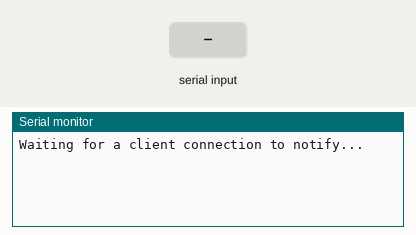
Recording of a sketch running on a simulated ESP32. On the bench: the last lines printed to the serial monitor. The test bench sets the inputs (shaded band). I2S audio is not simulated (input reads silence); nothing arrives over Bluetooth unless stated; a phone connects over Bluetooth LE 3 s after start.

Above: at 1.2 s.
1.3 s: "90,45\n" received over Serial
At 2.4 s:
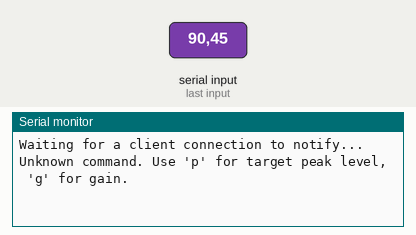
4.3 s: "p90\n" received over Serial
At 5.5 s:
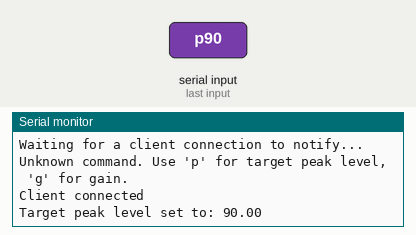
5.8 s: "g90\n" received over Serial
At 7.2 s:
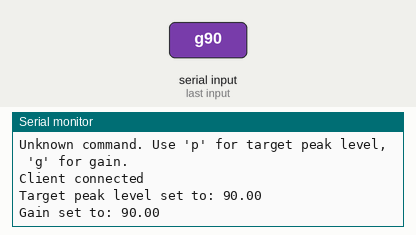

The sketch:

clear-audio-rec.ino
```cpp
#include <BLEDevice.h>
#include <BLEServer.h>
#include <BLEUtils.h>
#include <BLE2902.h>
#include <driver/i2s.h>
#include <math.h>

BLEServer* pServer = NULL;
BLECharacteristic* pCharacteristic = NULL;

bool deviceConnected = false;
uint8_t audioData[6144]; // Buffer to hold the complete audio data
size_t receivedBytes = 0;

#define SERVICE_UUID "4fafc201-1fb5-459e-8fcc-c5c9c331914b"
#define CHARACTERISTIC_UUID "beb5483e-36e1-4688-b7f5-ea07361b26a8"

// Volume Normalization Parameters
float targetPeak = 30000.0; // Target peak level for the audio signal
// Gain Control Parameter
float gain = 1.0; // Initial gain

// Noise Reduction Parameters
int16_t noiseProfile[6144] = {0}; // Noise profile to be subtracted from the audio signal
bool noiseProfileCaptured = false;
const int noiseCaptureDuration = 5000; // Duration to capture noise profile in milliseconds
unsigned long noiseCaptureStartTime = 0;

class MyServerCallbacks : public BLEServerCallbacks {
  void onConnect(BLEServer* pServer) {
    deviceConnected = true;
    Serial.println("Client connected");
  }

  void onDisconnect(BLEServer* pServer) {
    deviceConnected = false;
    Serial.println("Client disconnected");
  }
};

class MyCallbacks : public BLECharacteristicCallbacks {
  void onWrite(BLECharacteristic *pCharacteristic) {
    std::string rxData = pCharacteristic->getValue();
    size_t length = rxData.length();

    if (receivedBytes + length <= sizeof(audioData)) {
      memcpy(audioData + receivedBytes, rxData.data(), length);
      receivedBytes += length;
    }

    if (receivedBytes >= sizeof(audioData)) {
      int16_t *audioSamples = (int16_t *)audioData;

      // Capture noise profile if not captured yet
      if (!noiseProfileCaptured) {
        if (millis() - noiseCaptureStartTime < noiseCaptureDuration) {
          for (int i = 0; i < receivedBytes / 2; i++) {
            noiseProfile[i] += audioSamples[i];
          }
        } else {
          for (int i = 0; i < receivedBytes / 2; i++) {
            noiseProfile[i] /= (noiseCaptureDuration / 1000 * 16); // Adjust based on your sample rate
          }
          noiseProfileCaptured = true;
          Serial.println("Noise profile captured");
        }
      } else {
        // Subtract noise profile from the audio signal
        for (int i = 0; i < receivedBytes / 2; i++) {
          audioSamples[i] -= noiseProfile[i];
        }

        // Apply gain
        for (int i = 0; i < receivedBytes / 2; i++) {
          audioSamples[i] = (int16_t)(audioSamples[i] * gain);
        }

        // Find the maximum absolute sample value
        int16_t maxSample = 0;
        for (int i = 0; i < receivedBytes / 2; i++) {
          if (abs(audioSamples[i]) > maxSample) {
            maxSample = abs(audioSamples[i]);
          }
        }

        // Calculate the normalization factor
        float normalizationFactor = targetPeak / (float)maxSample;

        // Apply the normalization factor to all samples
        for (int i = 0; i < receivedBytes / 2; i++) {
          audioSamples[i] = (int16_t)(audioSamples[i] * normalizationFactor);
        }
      }

      size_t bytes_written;
      esp_err_t result = i2s_write(I2S_NUM_0, audioSamples, receivedBytes, &bytes_written, portMAX_DELAY);
      if (result == ESP_OK && bytes_written > 0) {
        Serial.print("Received and wrote audio data: ");
        Serial.println(bytes_written);
      }
      receivedBytes = 0; // Reset the received bytes counter for the next batch
    }
  }
};

void setup() {
  Serial.begin(115200);

  BLEDevice::init("ESP32_Receiver");
  pServer = BLEDevice::createServer();
  pServer->setCallbacks(new MyServerCallbacks());

  BLEService* pService = pServer->createService(SERVICE_UUID);

  pCharacteristic = pService->createCharacteristic(
                      CHARACTERISTIC_UUID,
                      BLECharacteristic::PROPERTY_READ |
                      BLECharacteristic::PROPERTY_WRITE |
                      BLECharacteristic::PROPERTY_NOTIFY
                    );

  pCharacteristic->addDescriptor(new BLE2902());
  pCharacteristic->setCallbacks(new MyCallbacks());

  pService->start();

  pServer->getAdvertising()->addServiceUUID(SERVICE_UUID);
  pServer->getAdvertising()->start();
  Serial.println("Waiting for a client connection to notify...");

  // I2S configuration
  i2s_config_t i2s_config = {
    .mode = (i2s_mode_t)(I2S_MODE_MASTER | I2S_MODE_TX),
    .sample_rate = 16000,
    .bits_per_sample = I2S_BITS_PER_SAMPLE_16BIT,
    .channel_format = I2S_CHANNEL_FMT_ONLY_LEFT,
    .communication_format = I2S_COMM_FORMAT_I2S_MSB,
    .intr_alloc_flags = ESP_INTR_FLAG_LEVEL1,
    .dma_buf_count = 8,
    .dma_buf_len = 64,
    .use_apll = false,
  };
  i2s_driver_install(I2S_NUM_0, &i2s_config, 0, NULL);

  i2s_pin_config_t pin_config = {
    .bck_io_num = 26,
    .ws_io_num = 25,
    .data_out_num = 22,
    .data_in_num = I2S_PIN_NO_CHANGE
  };
  i2s_set_pin(I2S_NUM_0, &pin_config);

  // Start capturing noise profile
  noiseCaptureStartTime = millis();
}

void loop() {
  if (Serial.available()) {
    String input = Serial.readStringUntil('\n');
    char cmd = input.charAt(0);
    float value = input.substring(1).toFloat();

    switch (cmd) {
      case 'p':
        targetPeak = value;
        Serial.print("Target peak level set to: ");
        Serial.println(targetPeak);
        break;
      case 'g':
        gain = value;
        Serial.print("Gain set to: ");
        Serial.println(gain);
        break;
      default:
        Serial.println("Unknown command. Use 'p' for target peak level, 'g' for gain.");
        break;
    }
  }

  // Handle BLE and I2S interactions in the callbacks
  delay(10);  // Reduced delay for lower latency
}
```

Measured:
- after the input at 1.3 s, the serial monitor: prints a new line at once (image 1)
- after the input at 4.3 s, the serial monitor: prints a new line at once (image 2)
- after the input at 5.8 s, the serial monitor: prints a new line at once (image 3)
